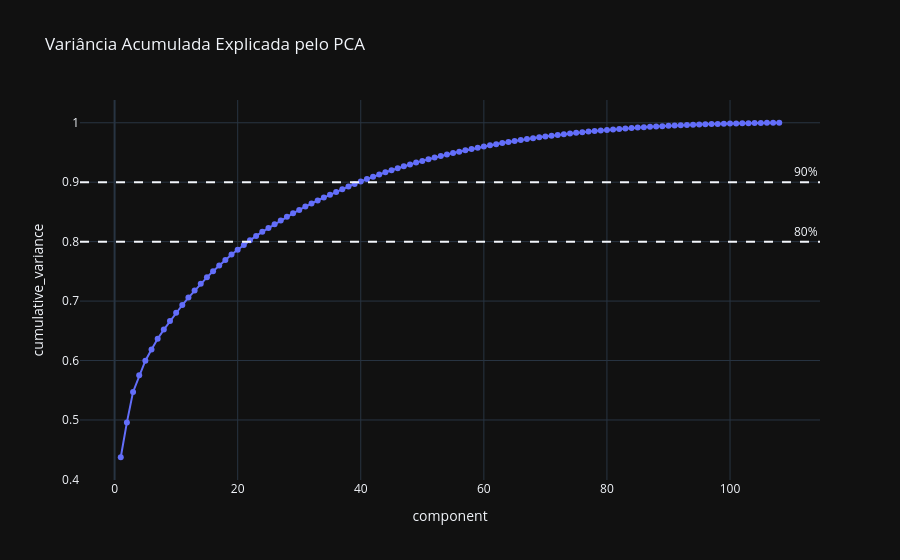

Notebook code cell kept with this figure:
### Code cell
fig = px.line(
    df_var,
    x="component",
    y="cumulative_variance",
    markers=True,
    title="Variância Acumulada Explicada pelo PCA"
)
fig.add_hline(y=0.8, line_dash="dash", annotation_text="80%")
fig.add_hline(y=0.9, line_dash="dash", annotation_text="90%")
fig.show()

### Figure 1 — Plotly figure (JSON) as saved in the notebook; plotly's stock layout.template omitted (floating-point values rounded to 4 significant figures)
{"data": [{"hovertemplate": "component=%{x}<br>cumulative_variance=%{y}<extra></extra>", "legendgroup": "", "line": {"color": "#636efa", "dash": "solid"}, "marker": {"symbol": "circle"}, "mode": "lines+markers", "name": "", "orientation": "v", "showlegend": false, "type": "scatter", "x": [1, 2, 3, 4, 5, 6, 7, 8, 9, 10, 11, 12, 13, 14, 15, 16, 17, 18, 19, 20, 21, 22, 23, 24, 25, 26, 27, 28, 29, 30, 31, 32, 33, 34, 35, 36, 37, 38, 39, 40, 41, 42, 43, 44, 45, 46, 47, 48, 49, 50, 51, 52, 53, 54, 55, 56, 57, 58, 59, 60, 61, 62, 63, 64, 65, 66, 67, 68, 69, 70, 71, 72, 73, 74, 75, 76, 77, 78, 79, 80, 81, 82, 83, 84, 85, 86, 87, 88, 89, 90, 91, 92, 93, 94, 95, 96, 97, 98, 99, 100, 101, 102, 103, 104, 105, 106, 107, 108], "xaxis": "x", "y": [0.4373, 0.4959, 0.5472, 0.5751, 0.5997, 0.6186, 0.6367, 0.6521, 0.6664, 0.6805, 0.6934, 0.7058, 0.7177, 0.729, 0.7399, 0.7502, 0.7598, 0.7692, 0.7783, 0.7865, 0.7945, 0.8024, 0.8096, 0.8166, 0.823, 0.8293, 0.8355, 0.8417, 0.8476, 0.8534, 0.8589, 0.8643, 0.8693, 0.8741, 0.8789, 0.8836, 0.8882, 0.8927, 0.8971, 0.9013, 0.9053, 0.9092, 0.9129, 0.9166, 0.9202, 0.9236, 0.9268, 0.9299, 0.9329, 0.9359, 0.9387, 0.9414, 0.944, 0.9466, 0.949, 0.9513, 0.9536, 0.9559, 0.958, 0.9601, 0.962, 0.9639, 0.9658, 0.9675, 0.9692, 0.9709, 0.9725, 0.974, 0.9755, 0.9769, 0.9782, 0.9795, 0.9807, 0.9819, 0.983, 0.9841, 0.9851, 0.9861, 0.987, 0.9879, 0.9888, 0.9896, 0.9904, 0.9912, 0.9918, 0.9925, 0.9932, 0.9937, 0.9943, 0.9948, 0.9954, 0.9958, 0.9963, 0.9967, 0.9971, 0.9974, 0.9978, 0.9981, 0.9984, 0.9987, 0.9989, 0.9991, 0.9993, 0.9995, 0.9997, 0.9999, 1.0, 1.0], "yaxis": "y"}], "layout": {"annotations": [{"showarrow": false, "text": "80%", "x": 1, "xanchor": "right", "xref": "x domain", "y": 0.8, "yanchor": "bottom", "yref": "y"}, {"showarrow": false, "text": "90%", "x": 1, "xanchor": "right", "xref": "x domain", "y": 0.9, "yanchor": "bottom", "yref": "y"}], "legend": {"tracegroupgap": 0}, "shapes": [{"line": {"dash": "dash"}, "type": "line", "x0": 0, "x1": 1, "xref": "x domain", "y0": 0.8, "y1": 0.8, "yref": "y"}, {"line": {"dash": "dash"}, "type": "line", "x0": 0, "x1": 1, "xref": "x domain", "y0": 0.9, "y1": 0.9, "yref": "y"}], "title": {"text": "Variância Acumulada Explicada pelo PCA"}, "xaxis": {"anchor": "y", "domain": [0, 1], "title": {"text": "component"}}, "yaxis": {"anchor": "x", "domain": [0, 1], "title": {"text": "cumulative_variance"}}}}
